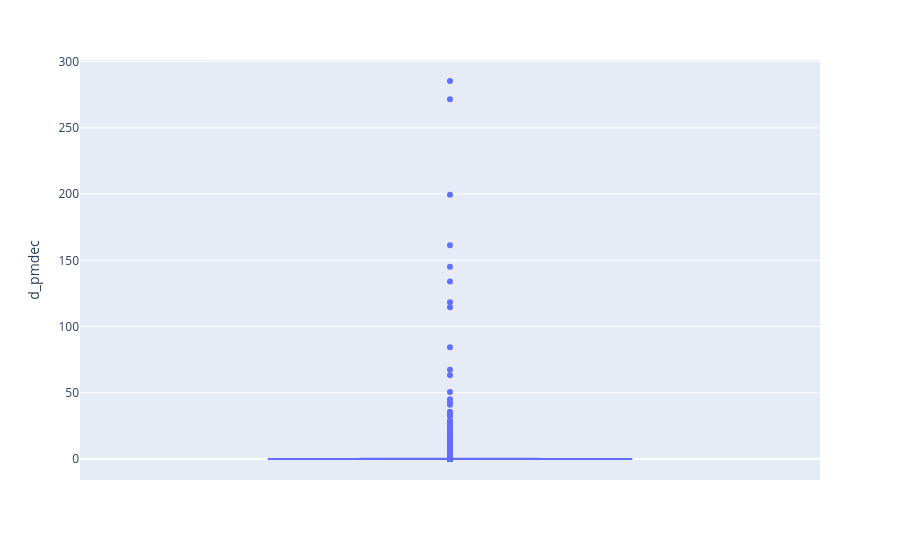

Notebook code for this chart:
### Code cell
px.box(df,y='d_pmdec')

### Figure 1 — Plotly figure (JSON) as saved in the notebook; plotly's stock layout.template omitted (floating-point values rounded to 4 significant figures; data arrays with more than 128 entries replaced by an {"elided": "..."} marker saying what was removed)
{"data": [{"alignmentgroup": "True", "hovertemplate": "d_pmdec=%{y}<extra></extra>", "legendgroup": "", "marker": {"color": "#636efa"}, "name": "", "notched": false, "offsetgroup": "", "orientation": "v", "showlegend": false, "type": "box", "x0": " ", "xaxis": "x", "y": {"elided": "18616 float values"}, "y0": " ", "yaxis": "y"}], "layout": {"boxmode": "group", "legend": {"tracegroupgap": 0}, "margin": {"t": 60}, "xaxis": {"anchor": "y", "domain": [0, 1]}, "yaxis": {"anchor": "x", "domain": [0, 1], "title": {"text": "d_pmdec"}}}}
